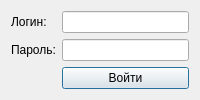
<?xml version="1.0" encoding="UTF-8"?>
<ui version="4.0">
 <class>AuthForm</class>
 <widget class="QDialog" name="AuthForm">
  <property name="windowTitle">
   <string>Авторизация</string>
  </property>
  <layout class="QFormLayout">
   <item row="0" column="0">
    <widget class="QLabel">
     <property name="text">
      <string>Логин:</string>
     </property>
    </widget>
   </item>
   <item row="0" column="1">
    <widget class="QLineEdit" name="editUser"/>
   </item>
   <item row="1" column="0">
    <widget class="QLabel">
     <property name="text">
      <string>Пароль:</string>
     </property>
    </widget>
   </item>
   <item row="1" column="1">
    <widget class="QLineEdit" name="editPassword">
     <property name="echoMode">
      <enum>QLineEdit::Password</enum>
     </property>
    </widget>
   </item>
   <item row="2" column="1">
    <widget class="QPushButton" name="buttonLogin">
     <property name="text">
      <string>Войти</string>
     </property>
    </widget>
   </item>
  </layout>
 </widget>
 <resources/>
 <connections/>
</ui>
